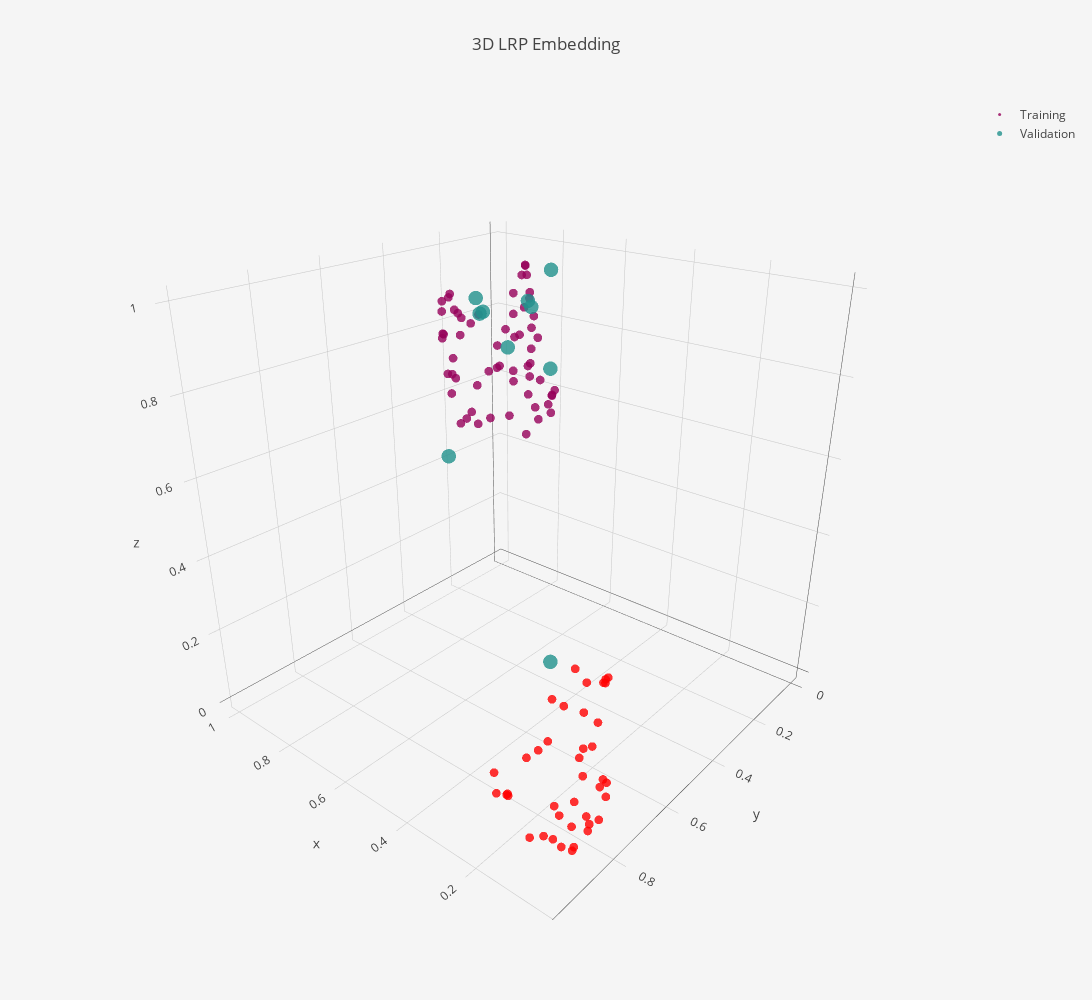

Notebook code for this chart:
### Code cell
embedding_pipeline = Pipeline([
    ("reducer", umap.UMAP(random_state=42,
                    n_components = 3,
                    n_neighbors=15,
                    min_dist=0)),
   ("scaler", MinMaxScaler())
])
embedding_pipeline.fit(training_lrp)


# reducer = umap.UMAP(random_state=42,
#                     n_components = 2,
#                     n_neighbors=10,
#                     min_dist=0)

# embedding = reducer.fit_transform(training_lrp)

# emb2d = go.Scatter(
#     x=embedding[:,0],
#     y=embedding[:,1],
#     mode="markers"
# )

# layout = go.Layout(
#     title= "2D LRP Embedding"
# )

# data=[emb2d]

# fig = go.Figure(data=data, layout=layout)
# iplot(fig)



embedding = embedding_pipeline.transform(training_lrp)

emb3d = go.Scatter3d(
    x=embedding[:,0],
    y=embedding[:,1],
    z=embedding[:,2],
    mode="markers",
    name="Training",
    marker=dict(
        size=3,
        color=pipeline.clusterer.labels_,
        colorscale="Rainbow",
        opacity=0.8
    ),
    text=pipeline.clusterer.labels_
)

val_3d_embedding = embedding_pipeline.transform(val_lrp)

val_emb3d = go.Scatter3d(
    x=val_3d_embedding[:,0],
    y=val_3d_embedding[:,1],
    z=val_3d_embedding[:,2],
    name="Validation",
    mode="markers",
    marker=dict(
        size=5,
        color=cluster_labels,
        colorscale='Viridis',
        opacity=0.8
#         showscale=True
    ),
    text = cluster_labels
)

layout = go.Layout(
    title="3D LRP Embedding",
    autosize=False,
    width=1200,
    height=1000,
    paper_bgcolor='#F5F5F5'
)


data=[emb3d, val_emb3d]

fig = go.Figure(data=data, layout=layout)
iplot(fig, filename='lrp-3d-heart.html')

### Figure 1 — Plotly figure (JSON) as saved in the notebook; plotly's stock layout.template omitted (floating-point values rounded to 4 significant figures)
{"data": [{"marker": {"color": [0, 1, 0, 0, 1, 0, 0, 1, 1, 1, 0, 0, 0, 0, 0, 0, 0, 0, 0, 0, 0, 1, 0, 0, 1, 0, 0, 1, 1, 1, 0, 1, 1, 0, 1, 0, 1, 1, 1, 1, 1, 1, 0, 1, 1, 0, 0, 1, 0, 1, 1, 0, 0, 0, 0, 0, 1, 1, 0, 0, 1, 1, 1, 1, 0, 0, 0, 0, 0, 1, 1, 1, 0, 0, 0, 1, 0, 0, 1, 0, 0, 0, 0, 0, 1, 0, 0, 0, 1, 0, 0, 1, 0, 0, 1, 1, 0, 0, 0, 0], "colorscale": "Rainbow", "opacity": 0.8, "size": 3}, "mode": "markers", "name": "Training", "text": [0, 1, 0, 0, 1, 0, 0, 1, 1, 1, 0, 0, 0, 0, 0, 0, 0, 0, 0, 0, 0, 1, 0, 0, 1, 0, 0, 1, 1, 1, 0, 1, 1, 0, 1, 0, 1, 1, 1, 1, 1, 1, 0, 1, 1, 0, 0, 1, 0, 1, 1, 0, 0, 0, 0, 0, 1, 1, 0, 0, 1, 1, 1, 1, 0, 0, 0, 0, 0, 1, 1, 1, 0, 0, 0, 1, 0, 0, 1, 0, 0, 0, 0, 0, 1, 0, 0, 0, 1, 0, 0, 1, 0, 0, 1, 1, 0, 0, 0, 0], "type": "scatter3d", "uid": "71438f3c-da7d-43f1-9444-0034afa27732", "x": [0.7772, 0.05696, 0.8975, 0.9741, 0.06514, 0.6771, 0.9919, 0.07768, 0.002629, 0.02253, 0.7102, 0.964, 0.6694, 0.6969, 0.8732, 0.6619, 0.9253, 0.8506, 1.0, 0.6778, 0.9711, 0.09326, 0.952, 0.9139, 0.06006, 0.9347, 0.8709, 0.1082, 0.148, 0.09436, 0.6876, 0.03126, 0.09562, 0.9683, 0.02322, 0.8835, 0, 0.02843, 0.03613, 0.03229, 0.07602, 0.09426, 0.826, 0.005534, 0.05877, 0.6935, 0.789, 0.112, 0.9845, 0.1717, 0.08401, 0.8126, 0.6808, 0.808, 0.9781, 0.7218, 0.04083, 0.111, 0.9958, 0.8707, 0.01795, 0.02369, 0.1406, 0.09264, 0.7973, 0.7981, 0.9642, 0.727, 0.9529, 0.05208, 0.09406, 0.1076, 0.8954, 0.8764, 0.9292, 0.0844, 0.8467, 0.9332, 0.07279, 0.8325, 0.6889, 0.7949, 0.688, 0.9725, 0.08385, 0.9875, 0.9873, 0.9846, 0.01488, 0.9731, 0.9097, 0.09101, 0.8643, 0.6768, 0.1111, 0.1358, 0.8418, 0.9451, 0.9569, 0.9044], "y": [0.04142, 0.8614, 0.093, 0.2594, 0.831, 0.2499, 0.2128, 0.8429, 0.8354, 0.8056, 0.2794, 0.1381, 0.2661, 0.2006, 0.01829, 0.2594, 0.1702, 0.05348, 0.2322, 0.2864, 0.1561, 0.8842, 0.1515, 0.2943, 0.8175, 0.1916, 0.1492, 0.9159, 0.9928, 0.8636, 0.2612, 0.814, 0.8546, 0.2329, 0.8431, 0.07172, 0.8619, 0.8162, 0.7962, 0.9009, 0.8387, 0.9045, 0.02976, 0.8439, 0.7785, 0.2551, 0.02226, 1, 0.2027, 0.9721, 0.815, 0.106, 0.2643, 0.0148, 0.1694, 0.2422, 0.8615, 0.872, 0.2385, 0.02767, 0.8704, 0.858, 0.9686, 0.9594, 0, 0.01115, 0.1958, 0.1899, 0.2789, 0.7814, 0.7883, 0.8052, 0.08085, 0.1532, 0.1282, 0.8673, 0.1198, 0.1196, 0.9408, 0.04275, 0.3039, 0.07425, 0.2651, 0.2455, 0.7987, 0.1777, 0.1845, 0.2111, 0.8706, 0.256, 0.1134, 0.8851, 0.1001, 0.2587, 0.9474, 0.977, 0.05393, 0.2289, 0.2296, 0.2991], "z": [0.5457, 0.01255, 0.7728, 0.8418, 0.3265, 0.8485, 0.5999, 0.04053, 0.1926, 0.1253, 0.8832, 0.4955, 0.9399, 0.8092, 0.6253, 0.882, 0.8242, 0.669, 0.772, 0.9834, 0.5348, 0.02767, 0.6165, 0.8947, 0.06026, 0.8028, 0.6882, 0.2662, 0.1904, 0.07506, 1, 0.06605, 0.3405, 0.6654, 0.3309, 0.7491, 0.2011, 0.4039, 0.4019, 0.04837, 0.104, 0.2878, 0.6279, 0.2046, 0.3699, 0.9997, 0.5906, 0.2096, 0.643, 0.214, 0.1965, 0.4927, 0.9795, 0.5561, 0.5172, 0.8212, 0.2048, 0.3589, 0.7614, 0.5752, 0.08604, 0.2835, 0.177, 0.08835, 0.5966, 0.5831, 0.8134, 0.7726, 0.8758, 0.3823, 0.1977, 0.3945, 0.5206, 0.6831, 0.6561, 0, 0.6424, 0.5154, 0.09082, 0.5494, 0.9418, 0.5315, 0.9, 0.6684, 0.3696, 0.7586, 0.5045, 0.7021, 0.1053, 0.7801, 0.7296, 0.1167, 0.6639, 0.9228, 0.2666, 0.183, 0.6787, 0.8359, 0.8433, 0.9057]}, {"marker": {"color": [0, 0, 0, 0, 0, 0, 0, 0, 0, 0], "colorscale": "Viridis", "opacity": 0.8, "size": 5}, "mode": "markers", "name": "Validation", "text": [0, 0, 0, 0, 0, 0, 0, 0, 0, 0], "type": "scatter3d", "uid": "d7688e55-4241-46cb-a3a2-c47f7330e2d6", "x": [0.7515, 0.6829, 0.7055, 0.6587, 0.6236, 0.7654, 0.2319, 0.6242, 0.785, 0.9625], "y": [0.3687, 0.1685, 0.4062, 0.3608, 0.3288, 0.3289, 0.7246, 0.2405, 0.1203, 0.2636], "z": [0.9323, 0.9756, 0.91, 0.8278, 0.9382, 0.8894, 0.3136, 0.7531, 0.858, 0.4362]}], "layout": {"autosize": false, "height": 1000, "paper_bgcolor": "#F5F5F5", "scene": {"aspectmode": "auto", "aspectratio": {"x": 1.0, "y": 1.0, "z": 1.0}, "camera": {"center": {"x": 0, "y": 0, "z": 0}, "eye": {"x": -1.255, "y": 1.493, "z": 0.9398}, "projection": {"type": "perspective"}, "up": {"x": 0, "y": 0, "z": 1}}}, "title": {"text": "3D LRP Embedding"}, "width": 1200}}
